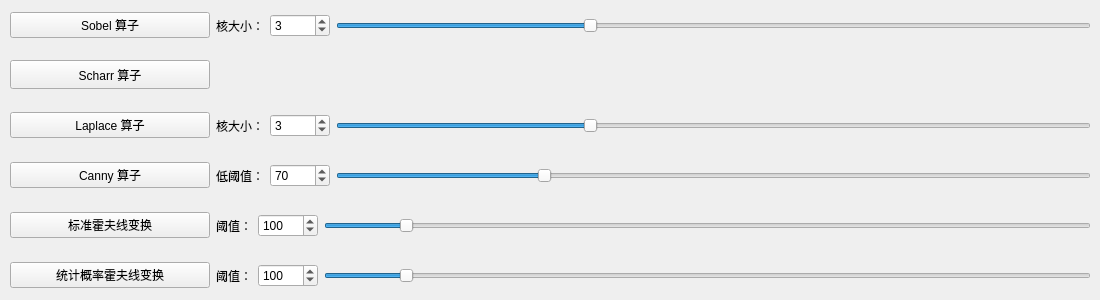
     <widget class="QWidget" name="tabM2">
      <attribute name="title">
       <string>边缘检测相关</string>
      </attribute>
      <widget class="QWidget" name="layoutWidget_2">
       <property name="geometry">
        <rect>
         <x>10</x>
         <y>110</y>
         <width>1081</width>
         <height>31</height>
        </rect>
       </property>
       <layout class="QHBoxLayout" name="horizontalLayout_8">
        <item>
         <widget class="QPushButton" name="p0Button1_11">
          <property name="minimumSize">
           <size>
            <width>200</width>
            <height>0</height>
           </size>
          </property>
          <property name="maximumSize">
           <size>
            <width>800</width>
            <height>16777215</height>
           </size>
          </property>
          <property name="text">
           <string>Laplace 算子</string>
          </property>
         </widget>
        </item>
        <item>
         <widget class="QLabel" name="label_13">
          <property name="text">
           <string>核大小：</string>
          </property>
         </widget>
        </item>
        <item>
         <widget class="QSpinBox" name="spinBox_9">
          <property name="minimumSize">
           <size>
            <width>60</width>
            <height>0</height>
           </size>
          </property>
          <property name="minimum">
           <number>1</number>
          </property>
          <property name="maximum">
           <number>7</number>
          </property>
          <property name="singleStep">
           <number>2</number>
          </property>
          <property name="value">
           <number>3</number>
          </property>
         </widget>
        </item>
        <item>
         <widget class="QSlider" name="BTSlider_9">
          <property name="minimum">
           <number>1</number>
          </property>
          <property name="maximum">
           <number>7</number>
          </property>
          <property name="singleStep">
           <number>2</number>
          </property>
          <property name="pageStep">
           <number>2</number>
          </property>
          <property name="value">
           <number>3</number>
          </property>
          <property name="orientation">
           <enum>Qt::Horizontal</enum>
          </property>
         </widget>
        </item>
       </layout>
      </widget>
      <widget class="QPushButton" name="p0Button1_13">
       <property name="geometry">
        <rect>
         <x>10</x>
         <y>60</y>
         <width>200</width>
         <height>29</height>
        </rect>
       </property>
       <property name="minimumSize">
        <size>
         <width>200</width>
         <height>0</height>
        </size>
       </property>
       <property name="maximumSize">
        <size>
         <width>800</width>
         <height>16777215</height>
        </size>
       </property>
       <property name="text">
        <string>Scharr 算子</string>
       </property>
      </widget>
      <widget class="QWidget" name="layoutWidget_3">
       <property name="geometry">
        <rect>
         <x>10</x>
         <y>260</y>
         <width>1081</width>
         <height>31</height>
        </rect>
       </property>
       <layout class="QHBoxLayout" name="horizontalLayout_11">
        <item>
         <widget class="QPushButton" name="p0Button1_15">
          <property name="minimumSize">
           <size>
            <width>200</width>
            <height>0</height>
           </size>
          </property>
          <property name="maximumSize">
           <size>
            <width>800</width>
            <height>16777215</height>
           </size>
          </property>
          <property name="text">
           <string>统计概率霍夫线变换</string>
          </property>
         </widget>
        </item>
        <item>
         <widget class="QLabel" name="label_16">
          <property name="text">
           <string>阈值：</string>
          </property>
         </widget>
        </item>
        <item>
         <widget class="QSpinBox" name="spinBox_12">
          <property name="minimumSize">
           <size>
            <width>60</width>
            <height>0</height>
           </size>
          </property>
          <property name="minimum">
           <number>1</number>
          </property>
          <property name="maximum">
           <number>1000</number>
          </property>
          <property name="singleStep">
           <number>1</number>
          </property>
          <property name="value">
           <number>100</number>
          </property>
         </widget>
        </item>
        <item>
         <widget class="QSlider" name="BTSlider_12">
          <property name="minimum">
           <number>1</number>
          </property>
          <property name="maximum">
           <number>1000</number>
          </property>
          <property name="singleStep">
           <number>1</number>
          </property>
          <property name="pageStep">
           <number>10</number>
          </property>
          <property name="value">
           <number>100</number>
          </property>
          <property name="orientation">
           <enum>Qt::Horizontal</enum>
          </property>
         </widget>
        </item>
       </layout>
      </widget>
      <widget class="QWidget" name="layoutWidget7">
       <property name="geometry">
        <rect>
         <x>10</x>
         <y>10</y>
         <width>1081</width>
         <height>31</height>
        </rect>
       </property>
       <layout class="QHBoxLayout" name="horizontalLayout_7">
        <item>
         <widget class="QPushButton" name="p0Button1_10">
          <property name="minimumSize">
           <size>
            <width>200</width>
            <height>0</height>
           </size>
          </property>
          <property name="maximumSize">
           <size>
            <width>800</width>
            <height>16777215</height>
           </size>
          </property>
          <property name="text">
           <string>Sobel 算子</string>
          </property>
         </widget>
        </item>
        <item>
         <widget class="QLabel" name="label_12">
          <property name="text">
           <string>核大小：</string>
          </property>
         </widget>
        </item>
        <item>
         <widget class="QSpinBox" name="spinBox_8">
          <property name="minimumSize">
           <size>
            <width>60</width>
            <height>0</height>
           </size>
          </property>
          <property name="minimum">
           <number>1</number>
          </property>
          <property name="maximum">
           <number>7</number>
          </property>
          <property name="singleStep">
           <number>2</number>
          </property>
          <property name="value">
           <number>3</number>
          </property>
         </widget>
        </item>
        <item>
         <widget class="QSlider" name="BTSlider_8">
          <property name="minimum">
           <number>1</number>
          </property>
          <property name="maximum">
           <number>7</number>
          </property>
          <property name="singleStep">
           <number>2</number>
          </property>
          <property name="pageStep">
           <number>2</number>
          </property>
          <property name="value">
           <number>3</number>
          </property>
          <property name="orientation">
           <enum>Qt::Horizontal</enum>
          </property>
         </widget>
        </item>
       </layout>
      </widget>
      <widget class="QWidget" name="layoutWidget8">
       <property name="geometry">
        <rect>
         <x>10</x>
         <y>160</y>
         <width>1081</width>
         <height>31</height>
        </rect>
       </property>
       <layout class="QHBoxLayout" name="horizontalLayout_9">
        <item>
         <widget class="QPushButton" name="p0Button1_12">
          <property name="minimumSize">
           <size>
            <width>200</width>
            <height>0</height>
           </size>
          </property>
          <property name="maximumSize">
           <size>
            <width>800</width>
            <height>16777215</height>
           </size>
          </property>
          <property name="text">
           <string>Canny 算子</string>
          </property>
         </widget>
        </item>
        <item>
         <widget class="QLabel" name="label_14">
          <property name="text">
           <string>低阈值：</string>
          </property>
         </widget>
        </item>
        <item>
         <widget class="QSpinBox" name="spinBox_10">
          <property name="minimumSize">
           <size>
            <width>60</width>
            <height>0</height>
           </size>
          </property>
          <property name="minimum">
           <number>1</number>
          </property>
          <property name="maximum">
           <number>255</number>
          </property>
          <property name="singleStep">
           <number>1</number>
          </property>
          <property name="value">
           <number>70</number>
          </property>
         </widget>
        </item>
        <item>
         <widget class="QSlider" name="BTSlider_10">
          <property name="minimum">
           <number>1</number>
          </property>
          <property name="maximum">
           <number>255</number>
          </property>
          <property name="singleStep">
           <number>1</number>
          </property>
          <property name="pageStep">
           <number>10</number>
          </property>
          <property name="value">
           <number>70</number>
          </property>
          <property name="orientation">
           <enum>Qt::Horizontal</enum>
          </property>
         </widget>
        </item>
       </layout>
      </widget>
      <widget class="QWidget" name="layoutWidget9">
       <property name="geometry">
        <rect>
         <x>10</x>
         <y>210</y>
         <width>1081</width>
         <height>31</height>
        </rect>
       </property>
       <layout class="QHBoxLayout" name="horizontalLayout_10">
        <item>
         <widget class="QPushButton" name="p0Button1_14">
          <property name="minimumSize">
           <size>
            <width>200</width>
            <height>0</height>
           </size>
          </property>
          <property name="maximumSize">
           <size>
            <width>800</width>
            <height>16777215</height>
           </size>
          </property>
          <property name="text">
           <string>标准霍夫线变换</string>
          </property>
         </widget>
        </item>
        <item>
         <widget class="QLabel" name="label_15">
          <property name="text">
           <string>阈值：</string>
          </property>
         </widget>
        </item>
        <item>
         <widget class="QSpinBox" name="spinBox_11">
          <property name="minimumSize">
           <size>
            <width>60</width>
            <height>0</height>
           </size>
          </property>
          <property name="minimum">
           <number>1</number>
          </property>
          <property name="maximum">
           <number>1000</number>
          </property>
          <property name="singleStep">
           <number>1</number>
          </property>
          <property name="value">
           <number>100</number>
          </property>
         </widget>
        </item>
        <item>
         <widget class="QSlider" name="BTSlider_11">
          <property name="minimum">
           <number>1</number>
          </property>
          <property name="maximum">
           <number>1000</number>
          </property>
          <property name="singleStep">
           <number>1</number>
          </property>
          <property name="pageStep">
           <number>10</number>
          </property>
          <property name="value">
           <number>100</number>
          </property>
          <property name="orientation">
           <enum>Qt::Horizontal</enum>
          </property>
         </widget>
        </item>
       </layout>
      </widget>
     </widget>
